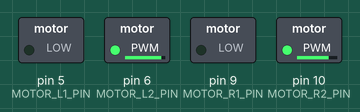
This sketch was run on a simulated Arduino Uno, built with avr-gcc and run on an emulated ATmega328P. On the bench: switched loads named in the sketch (green lamp = pin HIGH). What the sketch prints to the serial monitor is not drawn.

Above: at 0.1 s.
Timing chart, 0 to 1.6 s (numbered marks = the images above):
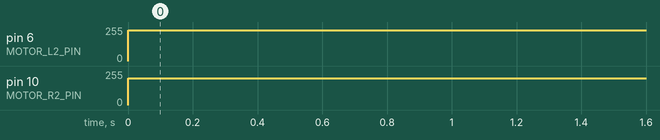

Measured:
- by itself, pin 6 (MOTOR_L2_PIN): 0/255 → 230/255 at 0.00 s
- by itself, pin 10 (MOTOR_R2_PIN): 0/255 → 200/255 at 0.00 s

The sketch:

open-loop-motor-control.ino
```cpp
#define FIRMWARE_VERSION "v1.0.0"

#define UART_BAUDRATE 9600

#define MOTOR_L1_PIN 5
#define MOTOR_L2_PIN 6
#define MOTOR_R1_PIN 9
#define MOTOR_R2_PIN 10

#define UPDATE_PERIOD_MS 500

#define PWM_VALUE_MAX 255
#define PWM_VALUE_MIN -255

#define MOTOR_L_PWM_INITIAL_VALUE 230 //Adjusted value for straight line
#define MOTOR_R_PWM_INITIAL_VALUE 200

#define MOTOR_PWM_DECREMENT_VALUE 20

#define VARIABLE_SPEED_ENABLE 0

// Compile-time check of initial PWM values
#if ((MOTOR_L_PWM_INITIAL_VALUE < PWM_VALUE_MIN) || (MOTOR_L_PWM_INITIAL_VALUE > PWM_VALUE_MAX))
  #error "MOTOR_L_PWM_INITIAL_VALUE is out of range"
#endif

#if ((MOTOR_R_PWM_INITIAL_VALUE < PWM_VALUE_MIN) || (MOTOR_R_PWM_INITIAL_VALUE > PWM_VALUE_MAX))
  #error "MOTOR_R_PWM_INITIAL_VALUE is out of range"
#endif

// Function to Set Motor Control Parameters
void SetMotorControlParameters(int PWMValue,
                               unsigned int HBridgeControlPinA,
                               unsigned int HBridgeControlPinB)
{
  if (PWMValue >= 0)
  {
    analogWrite(HBridgeControlPinB, PWMValue);
    digitalWrite(HBridgeControlPinA, LOW);
  }
  else
  {
    analogWrite(HBridgeControlPinA, -PWMValue);
    digitalWrite(HBridgeControlPinB, LOW);
  }
}

// Function to Update Motor Speed
void UpdateMotorSpeed(int LeftMotorPWMValue,
                      int RightMotorPWMValue,
                      unsigned long DurationMilliseconds)
{
  // Set Left Motor Control Parameters
  SetMotorControlParameters(LeftMotorPWMValue,
                            MOTOR_L1_PIN,
                            MOTOR_L2_PIN);

  // Set Right Motor Control Parameters
  SetMotorControlParameters(RightMotorPWMValue,
                            MOTOR_R1_PIN,
                            MOTOR_R2_PIN);

  // Add blocking delay (in ms)
  delay(DurationMilliseconds);
}

// Setup function runs once when board is powered up or reset
void setup()
{
  // Initialise UART
  Serial.begin(UART_BAUDRATE);

  // Configure GPIO pins
  pinMode(MOTOR_L1_PIN, OUTPUT);
  pinMode(MOTOR_L2_PIN, OUTPUT);
  pinMode(MOTOR_R1_PIN, OUTPUT);
  pinMode(MOTOR_R2_PIN, OUTPUT);

  // Set initial value for digital output pins
  digitalWrite(MOTOR_L1_PIN, LOW);
  digitalWrite(MOTOR_L2_PIN, LOW);
  digitalWrite(MOTOR_R1_PIN, LOW);
  digitalWrite(MOTOR_R2_PIN, LOW);

  // Output message to console
  Serial.println("B37VB Motor Control Basics Demonstration");
  Serial.print("Version: ");
  Serial.println(FIRMWARE_VERSION);

  #if VARIABLE_SPEED_ENABLE
    Serial.println("Variable Motor Speed Enabled");
  #endif
}

// Loop function runs over and over again forever
void loop()
{
  static int LeftMotorPWMValue  = MOTOR_L_PWM_INITIAL_VALUE;
  static int RightMotorPWMValue = MOTOR_R_PWM_INITIAL_VALUE;

  UpdateMotorSpeed(LeftMotorPWMValue,
                   RightMotorPWMValue,
                   UPDATE_PERIOD_MS);

  #if VARIABLE_SPEED_ENABLE
    if (LeftMotorPWMValue >= MOTOR_PWM_DECREMENT_VALUE)
    {
      LeftMotorPWMValue  -= MOTOR_PWM_DECREMENT_VALUE;
      RightMotorPWMValue -= MOTOR_PWM_DECREMENT_VALUE;
    }
    else
    {
      LeftMotorPWMValue  = MOTOR_L_PWM_INITIAL_VALUE;
      RightMotorPWMValue = MOTOR_R_PWM_INITIAL_VALUE;
    }
  #endif
}
```
